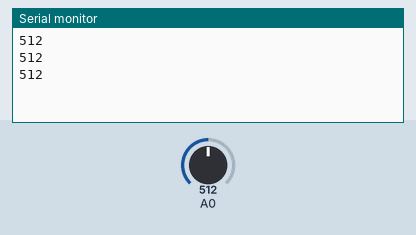
Recording of a sketch running on a simulated Arduino Uno, built with avr-gcc and run on an emulated ATmega328P. Shown: the last lines printed to the serial monitor. The test bench sets the inputs (shaded band); at power-on: A0 = 512.

Above: at 1.3 s.
1.4 s: A0 set to 716
At 1.9 s:
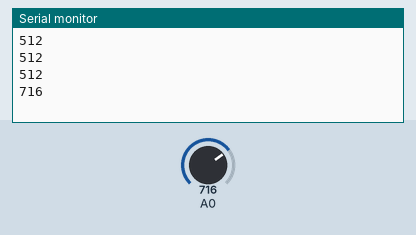
2.9 s: A0 set to 900
At 3.4 s:
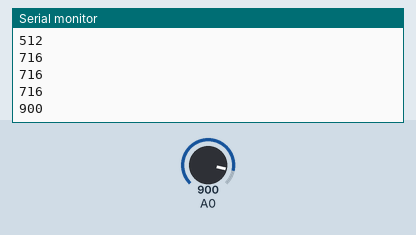
Timing chart, 0 to 5.9 s (numbered marks = the images above; inputs shaded):
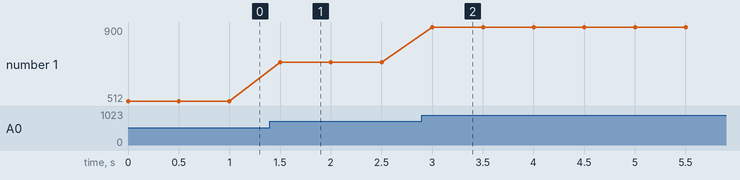

Measured:
- after the input at 1.4 s, the serial monitor: prints a new line after 0.10 s (image 1)
- after the input at 2.9 s, the serial monitor: prints a new line after 0.10 s (image 2)
- plotted number 1: 512 → 716 after the input at 1.4 s, 716 → 900 after the input at 2.9 s

The sketch:

serial_monitor_.ino
```cpp
void setup() {
  Serial.begin(9600);   // Set baudrate for serial monitor

}

void loop() {
  int val;
  val = analogRead(A0);   // A0 is an analog input
  Serial.println(val);    // Print val in serial monitor
  delay(500);             // delay loop 500 ms

}
```
